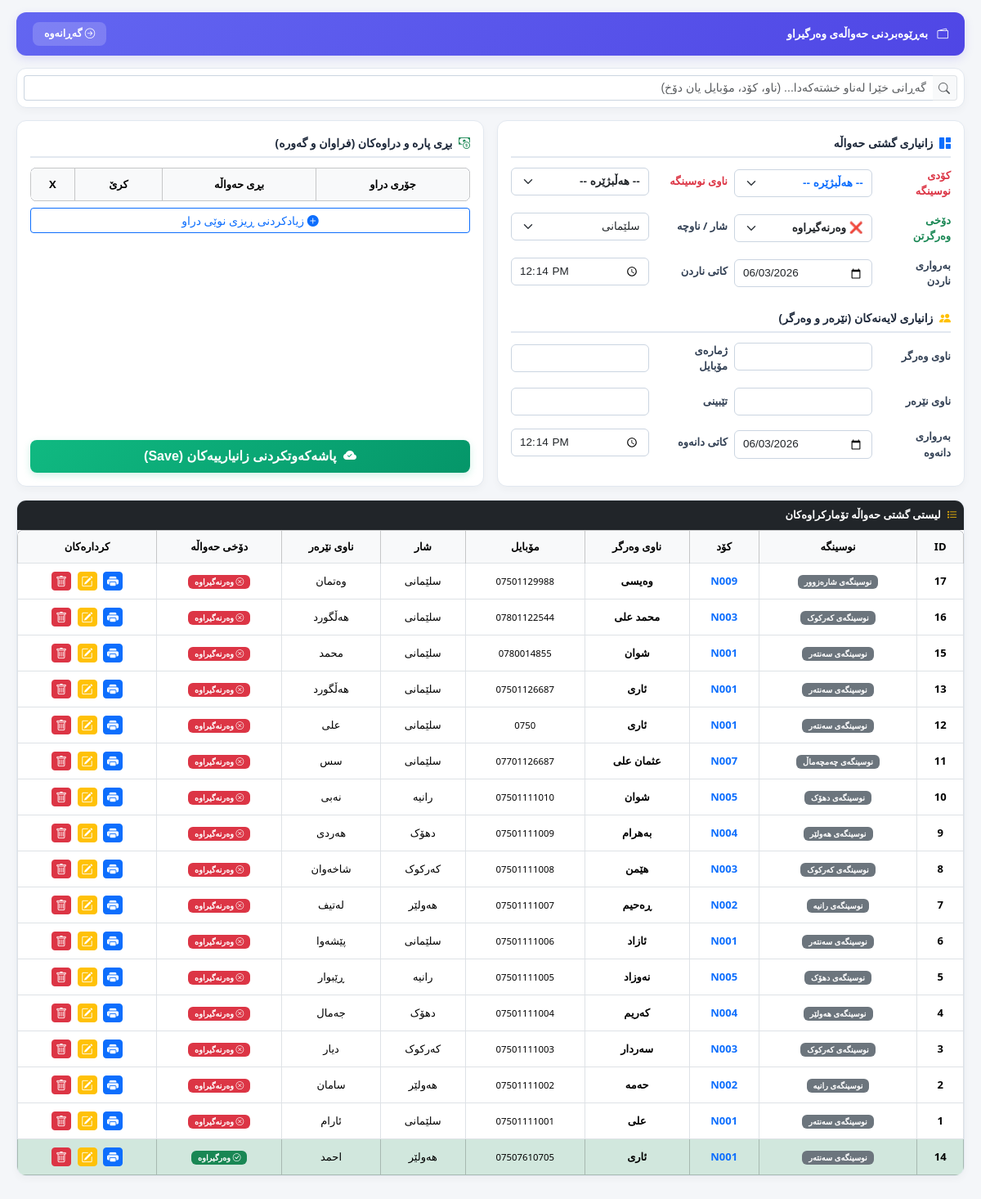
Screenshot of /wargrtn.php (signed in) with the database file from the repository.
### tables this page shows
CREATE TABLE `wargrtn` (
  `WargrtnID` int(11) NOT NULL,
  `NusengaID` int(11) NOT NULL,
  `NawyWergr` varchar(100) DEFAULT NULL,
  `PhoneNo` varchar(20) DEFAULT NULL,
  `NawyNerar` varchar(100) DEFAULT NULL,
  `Note` varchar(500) DEFAULT NULL,
  `BarwarA` date DEFAULT NULL,
  `TimeA` time DEFAULT NULL,
  `BarwarB` date DEFAULT NULL,
  `TimeB` time DEFAULT NULL,
  `SharID` int(11) DEFAULT NULL,
  `IsReceived` tinyint(1) NOT NULL DEFAULT 0
);

CREATE TABLE `nusenga` (
  `NusengaID` int(11) NOT NULL,
  `Code` varchar(50) DEFAULT NULL,
  `Naw` varchar(100) NOT NULL,
  `PhoneNo` varchar(20) DEFAULT NULL,
  `Address` varchar(255) DEFAULT NULL
);

CREATE TABLE `shar` (
  `SharID` int(11) NOT NULL,
  `SharName` varchar(100) NOT NULL
);

### wargrtn.php (the view, shortened to what this page needs)
<?php
include 'config/db.php';
$edit = null;
$sql = "SELECT w.*, s.SharName, n.Naw AS NusengaName, n.Code AS NusengaCode
        FROM Wargrtn w
        LEFT JOIN Shar s ON w.SharID=s.SharID
        LEFT JOIN Nusenga n ON w.NusengaID=n.NusengaID
        ORDER BY w.IsReceived ASC, w.WargrtnID DESC";
$list = mysqli_query($conn, $sql);
$shars = mysqli_query($conn, "SELECT * FROM Shar");
?>
<!DOCTYPE html>
<html lang="ku" dir="rtl">
<head>
    <link href="https://cdn.jsdelivr.net/npm/bootstrap@5.3.3/dist/css/bootstrap.rtl.min.css" rel="stylesheet">
    <link href="https://cdn.jsdelivr.net/npm/bootstrap-icons@1.11.3/font/bootstrap-icons.css" rel="stylesheet">
</head>
<body>
<div class="custom-container">
    <div class="main-header">
        <div><i class="bi bi-wallet2 me-2"></i> بەڕێوەبردنی حەواڵەی وەرگیراو</div>
        <a href="dashboard.php" class="back-btn"><i class="bi bi-arrow-right-circle"></i> گەڕانەوە</a>
    </div>
    <div class="card p-2">
        <div class="input-group input-group-sm">
            <span class="input-group-text bg-light border-end-0 text-muted"><i class="bi bi-search"></i></span>
            <input type="text" id="liveSearch" class="form-control border-start-0" placeholder="گەڕانی خێرا لەناو خشتەکەدا... (ناو، کۆد، مۆبایل یان دۆخ)">
        </div>
    </div>
    <form method="post" autocomplete="off">
        <div class="row g-3">
            <div class="col-md-6">
                <div class="card h-100">
                    <div class="section-title text-indigo"><i class="bi bi-grid-1x2-fill text-primary me-1"></i> زانیاری گشتی حەواڵە</div>
                    <div class="row g-2 mb-3">
                        <div class="col-sm-6">
                            <div class="row align-items-center">
                                <label class="col-4 form-label-inline text-danger">کۆدی نوسینگە</label>
                                <div class="col-8">
                                    <select id="codeSelect" name="nusenga" class="form-select form-select-sm fw-bold text-primary" required>
                                        <option value="">-- هەڵبژێرە --</option>
                                    </select>
                                </div>
                            </div>
                        </div>
                        <div class="col-sm-6">
                            <div class="row align-items-center">
                                <label class="col-4 form-label-inline text-danger">ناوی نوسینگە</label>
                                <div class="col-8">
                                    <select id="nameSelect" class="form-select form-select-sm fw-bold">
                                        <option value="">-- هەڵبژێرە --</option>
                                    </select>
                                </div>
                            </div>
                        </div>
                    </div>
                    <div class="row g-2 mb-3">
                        <div class="col-sm-6">
                            <div class="row align-items-center">
                                <label class="col-4 form-label-inline text-success">دۆخی وەرگرتن</label>
                                <div class="col-8">
                                    <select name="is_received" class="form-select form-select-sm fw-bold">
                                        <option value="0" <?= (isset($edit['IsReceived']) && $edit['IsReceived'] == 0) ? 'selected' : '' ?>>❌ وەرنەگیراوە</option>
                                    </select>
                                </div>
                            </div>
                        </div>
                        <div class="col-sm-6">
                            <div class="row align-items-center">
                                <label class="col-4 form-label-inline">شار / ناوچە</label>
                                <div class="col-8">
                                    <select name="shar" class="form-select form-select-sm">
                                        <?php mysqli_data_seek($shars, 0); while($s = mysqli_fetch_assoc($shars)){ ?>
                                            <option value="<?= $s['SharID'] ?>" <?= (isset($edit['SharID']) && $edit['SharID'] == $s['SharID']) ? 'selected' : '' ?>><?= htmlspecialchars($s['SharName']) ?></option>
                                        <?php } ?>
                                    </select>
                                </div>
                            </div>
                        </div>
                    </div>
                    <div class="row g-2 mb-3">
                        <div class="col-sm-6">
                            <div class="row align-items-center">
                                <label class="col-4 form-label-inline">بەرواری ناردن</label>
                                <div class="col-8">
                                    <input type="date" name="barwarA" class="form-control form-control-sm" value="<?= $edit['BarwarA'] ?? date('Y-m-d') ?>">
                                </div>
                            </div>
                        </div>
                        <div class="col-sm-6">
                            <div class="row align-items-center">
                                <label class="col-4 form-label-inline">کاتی ناردن</label>
                                <div class="col-8">
                                    <input type="time" name="timeA" class="form-control form-control-sm" value="<?= $edit['TimeA'] ?? date('H:i') ?>">
                                </div>
                            </div>
                        </div>
                    </div>
                    <div class="section-title mt-2"><i class="bi bi-people-fill text-warning me-1"></i> زانیاری لایەنەکان (نێرەر و وەرگر)</div>
                    <div class="row g-2 mb-3">
                        <div class="col-sm-6">
                            <div class="row align-items-center">
                                <label class="col-4 form-label-inline">ناوی وەرگر</label>
                                <div class="col-8">
                                    <input name="wergr" class="form-control form-control-sm fw-bold" value="<?= htmlspecialchars($edit['NawyWergr'] ?? '') ?>" required>
                                </div>
                            </div>
                        </div>
                        <div class="col-sm-6">
                            <div class="row align-items-center">
                                <label class="col-4 form-label-inline">ژمارەی مۆبایل</label>
                                <div class="col-8">
                                    <input name="phone" class="form-control form-control-sm" value="<?= htmlspecialchars($edit['PhoneNo'] ?? '') ?>">
                                </div>
                            </div>
                        </div>
                    </div>
                    <div class="row g-2 mb-3">
                        <div class="col-sm-6">
                            <div class="row align-items-center">
                                <label class="col-4 form-label-inline">ناوی نێرەر</label>
                                <div class="col-8">
                                    <input name="nerar" class="form-control form-control-sm" value="<?= htmlspecialchars($edit['NawyNerar'] ?? '') ?>">
                                </div>
                            </div>
                        </div>
                        <div class="col-sm-6">
                            <div class="row align-items-center">
                                <label class="col-4 form-label-inline">تێبینی</label>
                                <div class="col-8">
                                    <input name="note" class="form-control form-control-sm" value="<?= htmlspecialchars($edit['Note'] ?? '') ?>">
                                </div>
                            </div>
                        </div>
                    </div>
                    <div class="row g-2">
                        <div class="col-sm-6">
                            <div class="row align-items-center">
                                <label class="col-4 form-label-inline">بەرواری دانەوە</label>
                                <div class="col-8">
                                    <input type="date" name="barwarB" class="form-control form-control-sm" value="<?= $edit['BarwarB'] ?? date('Y-m-d') ?>">
                                </div>
                            </div>
                        </div>
                        <div class="col-sm-6">
                            <div class="row align-items-center">
                                <label class="col-4 form-label-inline">کاتی دانەوە</label>
                                <div class="col-8">
                                    <input type="time" name="timeB" class="form-control form-control-sm" value="<?= $edit['TimeB'] ?? date('H:i') ?>">
                                </div>
                            </div>
                        </div>
                    </div>
                </div>
            </div>
            <div class="col-md-6">
                <div class="card h-100 d-flex flex-column justify-content-between">
                    <div>
                        <div class="section-title"><i class="bi bi-cash-coin text-success me-1"></i> بڕی پارە و دراوەکان (فراوان و گەورە)</div>
                        <div class="table-responsive" style="max-height: 250px; overflow-y: auto;">
                            <table class="table table-sm table-bordered text-center mb-0" id="tbl">
                                <thead class="table-light">
                                    <tr>
                                        <th style="width: 35%;">جۆری دراو</th>
                                        <th style="width: 35%;">بڕی حەواڵە</th>
                                        <th style="width: 20%;">کرێ</th>
                                        <th style="width: 10%;">X</th>
                                    </tr>
                                </thead>
                            </table>
                        </div>
                        <button type="button" class="btn btn-outline-primary btn-sm w-100 mt-2" onclick="addRow()">
                            <i class="bi bi-plus-circle-fill"></i> زیادکردنی ڕیزی نوێی دراو
                        </button>
                    </div>
                    <button type="submit" name="save" class="btn btn-save btn-custom w-100 mt-3 py-2 fs-6">
                        <i class="bi bi-cloud-check-fill me-1"></i> پاشەکەوتکردنی زانیارییەکان (Save)
                    </button>
                </div>
            </div>
        </div>
    </form>
    <div class="card p-0 overflow-hidden">
        <div class="p-2 bg-dark text-white fw-bold d-flex justify-content-between align-items-center" style="font-size: 13px;">
            <span><i class="bi bi-list-stars text-warning me-1"></i> لیستی گشتی حەواڵە تۆمارکراوەکان</span>
        </div>
        <div class="table-responsive">
            <table class="table table-bordered table-hover mb-0 text-center shadow-sm" id="mainTable">
                <thead class="table-light border-bottom">
                    <tr>
                        <th>ID</th>
                        <th>نوسینگە</th>
                        <th>کۆد</th>
                        <th>ناوی وەرگر</th>
                        <th>مۆبایل</th>
                        <th>شار</th>
                        <th>ناوی نێرەر</th>
                        <th>دۆخی حەواڵە</th>
                        <th>کردارەکان</th>
                    </tr>
                </thead>
                <tbody>
                    <?php if(mysqli_num_rows($list) > 0) { ?>
                        <?php while($r = mysqli_fetch_assoc($list)){
                            $row_class = ($r['IsReceived'] == 1) ? 'table-success text-dark' : '';
                        ?>
                        <tr class="<?= $row_class ?>">
                            <td class="fw-bold"><?= $r['WargrtnID'] ?></td>
                            <td><span class="badge bg-secondary p-1 px-2 rounded-2"><?= htmlspecialchars($r['NusengaName']) ?></span></td>
                            <td class="text-primary fw-bold"><?= htmlspecialchars($r['NusengaCode'] ?? '---') ?></td>
                            <td class="fw-bold"><?= htmlspecialchars($r['NawyWergr']) ?></td>
                            <td dir="ltr" class="small"><?= htmlspecialchars($r['PhoneNo']) ?></td>
                            <td><?= htmlspecialchars($r['SharName']) ?></td>
                            <td><?= htmlspecialchars($r['NawyNerar']) ?></td>
                            <td>
                                <?php if($r['IsReceived'] == 1) { ?>
                                    <span class="badge bg-success p-1 px-2 rounded-2 small"><i class="bi bi-check-circle"></i> وەرگیراوە</span>
                                <?php } else { ?>
                                    <span class="badge bg-danger p-1 px-2 rounded-2 small"><i class="bi bi-x-circle"></i> وەرنەگیراوە</span>
                                <?php } ?>
                            </td>
                            <td>
                                <a href="invoice.php?id=<?= $r['WargrtnID'] ?>" class="btn btn-primary btn-sm p-1 py-0 text-white me-1" title="بینینی وەسڵ" target="_blank">
                                    <i class="bi bi-printer-fill"></i>
                                </a>
                                <a href="?edit=<?= $r['WargrtnID'] ?>" class="btn btn-warning btn-sm p-1 py-0 text-white me-1" title="دەستکاری"><i class="bi bi-pencil-square"></i></a>
                                <a href="?delete=<?= $r['WargrtnID'] ?>" class="btn btn-danger btn-sm p-1 py-0" title="سڕینەوە" onclick="return confirm('ئایا دڵنیای لە سڕینەوەی ئەم حەواڵەیە؟')"><i class="bi bi-trash"></i></a>
                            </td>
                        </tr>
                        <?php } ?>
                    <?php } else { ?>
                        <tr class="no-data-row">
                            <td colspan="9" class="text-muted py-3">هیچ داتایەک نەدۆزرایەوە!</td>
                        </tr>
                    <?php } ?>
                </tbody>
            </table>
        </div>
    </div>
</div>
</body>
</html>

### rows the page displays
wargrtn: WargrtnID "17", NusengaID.Naw "نوسینگەی شارەزوور", NusengaID.Code "N009", NawyWergr "وەیسی", PhoneNo "07501129988", SharID.SharName "سلێمانی", NawyNerar "وەتمان", IsReceived 0 (drawn)
wargrtn: WargrtnID "16", NusengaID.Naw "نوسینگەی کەرکوک", NusengaID.Code "N003", NawyWergr "محمد علی", PhoneNo "07801122544", SharID.SharName "سلێمانی", NawyNerar "هەڵگورد", IsReceived 0 (drawn)
wargrtn: WargrtnID "15", NusengaID.Naw "نوسینگەی سەنتەر", NusengaID.Code "N001", NawyWergr "شوان", PhoneNo "0780014855", SharID.SharName "سلێمانی", NawyNerar "محمد", IsReceived 0 (drawn)
wargrtn: WargrtnID "13", NusengaID.Naw "نوسینگەی سەنتەر", NusengaID.Code "N001", NawyWergr "ئاری", PhoneNo "07501126687", SharID.SharName "سلێمانی", NawyNerar "هەڵگورد", IsReceived 0 (drawn)
wargrtn: WargrtnID "12", NusengaID.Naw "نوسینگەی سەنتەر", NusengaID.Code "N001", NawyWergr "ئاری", PhoneNo "0750", SharID.SharName "سلێمانی", NawyNerar "علی", IsReceived 0 (drawn)
wargrtn: WargrtnID "11", NusengaID.Naw "نوسینگەی چەمچەماڵ", NusengaID.Code "N007", NawyWergr "عثمان علی", PhoneNo "07701126687", SharID.SharName "سلێمانی", NawyNerar "سس", IsReceived 0 (drawn)
wargrtn: WargrtnID "10", NusengaID.Naw "نوسینگەی دهۆک", NusengaID.Code "N005", NawyWergr "شوان", PhoneNo "07501111010", SharID.SharName "رانیە", NawyNerar "نەبی", IsReceived 0 (drawn)
wargrtn: WargrtnID "9", NusengaID.Naw "نوسینگەی هەولێر", NusengaID.Code "N004", NawyWergr "بەهرام", PhoneNo "07501111009", SharID.SharName "دهۆک", NawyNerar "هەردی", IsReceived 0 (drawn)
wargrtn: WargrtnID "8", NusengaID.Naw "نوسینگەی کەرکوک", NusengaID.Code "N003", NawyWergr "هێمن", PhoneNo "07501111008", SharID.SharName "کەرکوک", NawyNerar "شاخەوان", IsReceived 0 (drawn)
wargrtn: WargrtnID "7", NusengaID.Naw "نوسینگەی رانیە", NusengaID.Code "N002", NawyWergr "ڕەحیم", PhoneNo "07501111007", SharID.SharName "هەولێر", NawyNerar "لەتیف", IsReceived 0 (drawn)
wargrtn: WargrtnID "6", NusengaID.Naw "نوسینگەی سەنتەر", NusengaID.Code "N001", NawyWergr "ئازاد", PhoneNo "07501111006", SharID.SharName "سلێمانی", NawyNerar "پێشەوا", IsReceived 0 (drawn)
wargrtn: WargrtnID "5", NusengaID.Naw "نوسینگەی دهۆک", NusengaID.Code "N005", NawyWergr "نەوزاد", PhoneNo "07501111005", SharID.SharName "رانیە", NawyNerar "ڕێبوار", IsReceived 0 (drawn)
wargrtn: WargrtnID "4", NusengaID.Naw "نوسینگەی هەولێر", NusengaID.Code "N004", NawyWergr "کەریم", PhoneNo "07501111004", SharID.SharName "دهۆک", NawyNerar "جەمال", IsReceived 0 (drawn)
wargrtn: WargrtnID "3", NusengaID.Naw "نوسینگەی کەرکوک", NusengaID.Code "N003", NawyWergr "سەردار", PhoneNo "07501111003", SharID.SharName "کەرکوک", NawyNerar "دیار", IsReceived 0 (drawn)
wargrtn: WargrtnID "2", NusengaID.Naw "نوسینگەی رانیە", NusengaID.Code "N002", NawyWergr "حەمە", PhoneNo "07501111002", SharID.SharName "هەولێر", NawyNerar "سامان", IsReceived 0 (drawn)
wargrtn: WargrtnID "1", NusengaID.Naw "نوسینگەی سەنتەر", NusengaID.Code "N001", NawyWergr "علی", PhoneNo "07501111001", SharID.SharName "سلێمانی", NawyNerar "ئارام", IsReceived 0 (drawn)
wargrtn: WargrtnID "14", NusengaID.Naw "نوسینگەی سەنتەر", NusengaID.Code "N001", NawyWergr "ئاری", PhoneNo "07507610705", SharID.SharName "هەولێر", NawyNerar "احمد", IsReceived 1 (drawn)

### other values shown
form field shar "سلێمانی"
